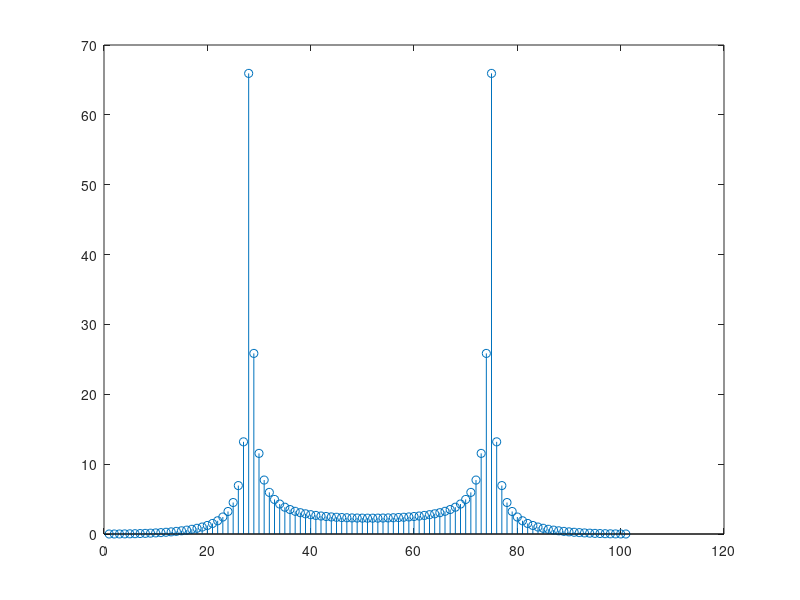

Write MATLAB code to recreate this figure.
% Trabajo Pratico 3
% Ejercicio 8

clear all;
close all;


f = 27; % en Hz
fm = 100; % en Hz
dt=1/fm;
t=0:dt:1;
x = 2*sin( 2*pi*f*t );

TF = fft( x );
stem( abs( real( TF ) ) );
